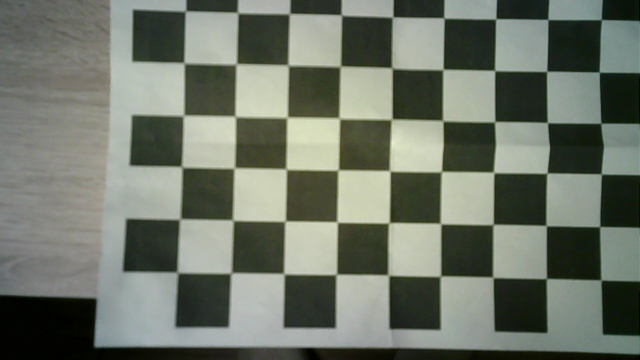
#> input picture code/calib_images/left_chessboard-0.png, 640 x 360 px
$ python test.py   (older library calls are emulated)
#> lines starting #> are read from the running program, lines starting #| are printed output that depends on the picture
import numpy as np
import cv2
import time
from sklearn.preprocessing import normalize  # (left from original, not required now)
from concurrent.futures import ThreadPoolExecutor
from collections import deque

# =====================
# Parametry i ustawienia
# =====================
SCALE_FOR_SGBM = 0.5            # współczynnik zmiany rozdzielczości przed StereoSGBM
USE_BILATERAL = True            # filtr bilateralny przed SGBM
BILATERAL_DIAM = 9
BILATERAL_SIGMA_COLOR = 75
BILATERAL_SIGMA_SPACE = 75

USE_WLS = True                  # WLS filtering po SGBM
WLS_LAMBDA = 80000
WLS_SIGMA = 1.8

# Histereza decyzji odległości
MIN_DISTANCE_TRIGGER = 0.65     # m
MAX_DISTANCE_RELEASE = 0.70     # m
DISPARITY_RANGE = (1.0, 150.0)  # do filtrowania outlierów
CONTOUR_AREA_THRESHOLD = 500
DISP_AVG_HISTORY = 5

# Maska tła (background subtraction)
USE_BG_SUBTRACTOR = True
BG_HISTORY = 300
BG_VAR_THRESHOLD = 16

# Wizualizacja / mapa głębokości
SHOW_DEPTH_MAP = True
MAX_DEPTH_VIS = 4.0   # m – zakres do wizualizacji (kolorowanie)

# =====================
# Narzędzia pomocnicze
# =====================
def depth_from_disparity(disparity, focal_px, baseline_m):
    """Z = f * B / d (metry). Zwraca macierz float32, inf dla d<=0."""
    disp = disparity.astype(np.float32)
    Z = np.full_like(disp, np.inf, dtype=np.float32)
    valid = disp > 0.0
    Z[valid] = (focal_px * baseline_m) / disp[valid]
    return Z

# =====================
# Kalibracja i rektyfikacja
# =====================
print('Starting stereo calibration ... ')

# Uwaga: sekcja kalibracji pozostaje jak w oryginale – zakładamy obrazy w 'calib_images/'
kernel = np.ones((3, 3), np.uint8)
criteria = (cv2.TERM_CRITERIA_EPS + cv2.TERM_CRITERIA_MAX_ITER, 30, 0.001)
criteria_stereo = (cv2.TERM_CRITERIA_EPS + cv2.TERM_CRITERIA_MAX_ITER, 30, 0.001)

objp = np.zeros((9 * 6, 3), np.float32)
objp[:, :2] = np.mgrid[0:9, 0:6].T.reshape(-1, 2)

objpoints, imgpointsR, imgpointsL = [], [], []

ChessImaR = None
ChessImaL = None
for i in range(0, 64):
    t = str(i)
    ChessImaR = cv2.imread('calib_images/right_chessboard-' + t + '.png', 0)
    ChessImaL = cv2.imread('calib_images/left_chessboard-' + t + '.png', 0)
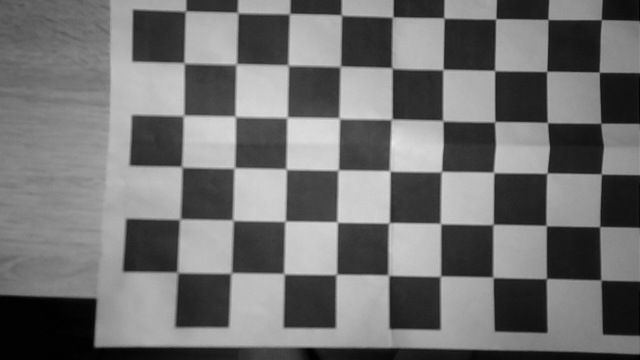
#> ChessImaL: shape (360, 640); min 0, max 231, mean 113.2
    if ChessImaR is None or ChessImaL is None:
        print(f"⚠️ Warning: Image {t} could not be loaded.")
        continue
    retR, cornersR = cv2.findChessboardCorners(ChessImaR, (9, 6), None)
    retL, cornersL = cv2.findChessboardCorners(ChessImaL, (9, 6), None)
    if retR and retL:
        objpoints.append(objp)
        cv2.cornerSubPix(ChessImaR, cornersR, (11, 11), (-1, -1), criteria)
        cv2.cornerSubPix(ChessImaL, cornersL, (11, 11), (-1, -1), criteria)
        imgpointsR.append(cornersR)
        imgpointsL.append(cornersL)
#> pass 2 of the loop `for i in range(0, 64):`:
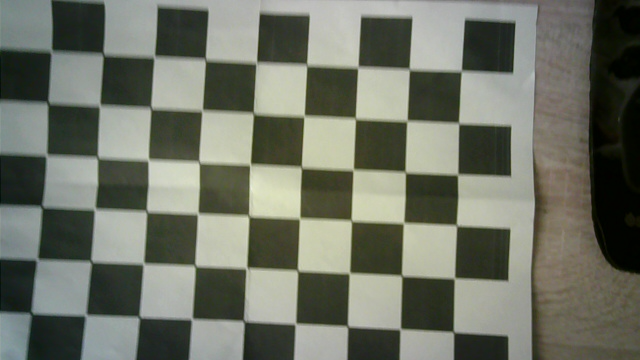
#> input picture code/calib_images/right_chessboard-1.png, 640 x 360 px
#> `ChessImaR = cv2.imread('calib_images/right_chessboard-' + t + '.png', 0)`:
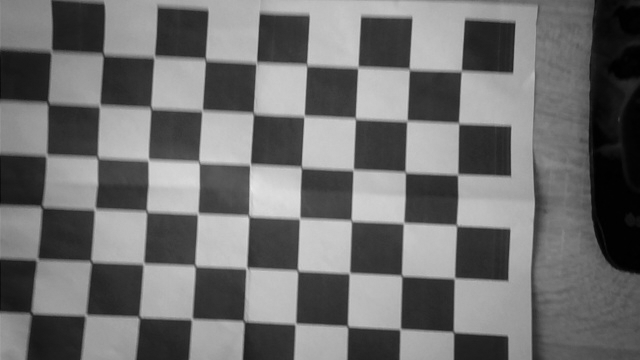
#> ChessImaR: shape (360, 640); min 0, max 236, mean 110.9

#> (the run stopped early here; a loop or call above may not have finished)
